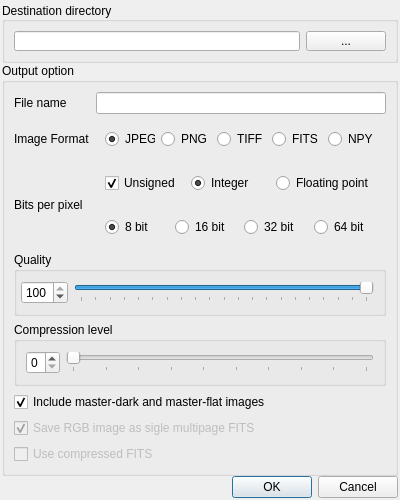
<?xml version="1.0" encoding="UTF-8"?>
<ui version="4.0">
 <author>Maurizio D'Addona</author>
 <class>SaveDialog</class>
 <widget class="QDialog" name="SaveDialog">
  <property name="enabled">
   <bool>true</bool>
  </property>
  <property name="geometry">
   <rect>
    <x>0</x>
    <y>0</y>
    <width>400</width>
    <height>500</height>
   </rect>
  </property>
  <property name="sizePolicy">
   <sizepolicy hsizetype="Minimum" vsizetype="Minimum">
    <horstretch>0</horstretch>
    <verstretch>0</verstretch>
   </sizepolicy>
  </property>
  <property name="minimumSize">
   <size>
    <width>400</width>
    <height>450</height>
   </size>
  </property>
  <property name="maximumSize">
   <size>
    <width>400</width>
    <height>500</height>
   </size>
  </property>
  <property name="windowTitle">
   <string>Save result image</string>
  </property>
  <layout class="QVBoxLayout" name="verticalLayout">
   <property name="spacing">
    <number>0</number>
   </property>
   <property name="margin">
    <number>2</number>
   </property>
   <item>
    <widget class="QGroupBox" name="horizontalGroupBox_2">
     <property name="sizePolicy">
      <sizepolicy hsizetype="Preferred" vsizetype="Minimum">
       <horstretch>0</horstretch>
       <verstretch>0</verstretch>
      </sizepolicy>
     </property>
     <property name="minimumSize">
      <size>
       <width>0</width>
       <height>10</height>
      </size>
     </property>
     <property name="title">
      <string>Destination directory</string>
     </property>
     <property name="alignment">
      <set>Qt::AlignLeading|Qt::AlignLeft|Qt::AlignVCenter</set>
     </property>
     <property name="flat">
      <bool>true</bool>
     </property>
     <property name="checkable">
      <bool>false</bool>
     </property>
     <layout class="QHBoxLayout" name="horizontalLayout_3">
      <item>
       <widget class="QLineEdit" name="lineEditDestDir"/>
      </item>
      <item>
       <widget class="QPushButton" name="pushButtonDestDir">
        <property name="text">
         <string>...</string>
        </property>
       </widget>
      </item>
     </layout>
    </widget>
   </item>
   <item>
    <widget class="QGroupBox" name="groupBox">
     <property name="sizePolicy">
      <sizepolicy hsizetype="Preferred" vsizetype="Expanding">
       <horstretch>0</horstretch>
       <verstretch>0</verstretch>
      </sizepolicy>
     </property>
     <property name="title">
      <string>Output option</string>
     </property>
     <property name="flat">
      <bool>false</bool>
     </property>
     <layout class="QVBoxLayout" name="verticalLayout_2">
      <item>
       <layout class="QGridLayout" name="gridLayout_2">
        <item row="2" column="1">
         <layout class="QVBoxLayout" name="verticalLayout_4">
          <item>
           <widget class="QWidget" name="widget_2" native="true">
            <layout class="QHBoxLayout" name="horizontalLayout_10">
             <item>
              <widget class="QCheckBox" name="checkBoxUnsigned">
               <property name="text">
                <string>Unsigned</string>
               </property>
               <property name="checked">
                <bool>true</bool>
               </property>
              </widget>
             </item>
             <item>
              <widget class="QRadioButton" name="radioButtonInt">
               <property name="text">
                <string>Integer</string>
               </property>
               <property name="checked">
                <bool>true</bool>
               </property>
               <property name="autoExclusive">
                <bool>true</bool>
               </property>
              </widget>
             </item>
             <item>
              <widget class="QRadioButton" name="radioButtonFloat">
               <property name="enabled">
                <bool>true</bool>
               </property>
               <property name="text">
                <string>Floating point </string>
               </property>
               <property name="autoExclusive">
                <bool>true</bool>
               </property>
              </widget>
             </item>
            </layout>
           </widget>
          </item>
          <item>
           <widget class="QWidget" name="widget_3" native="true">
            <layout class="QHBoxLayout" name="horizontalLayout_11">
             <item>
              <widget class="QRadioButton" name="radioButton8">
               <property name="text">
                <string>8 bit</string>
               </property>
               <property name="checked">
                <bool>true</bool>
               </property>
              </widget>
             </item>
             <item>
              <widget class="QRadioButton" name="radioButton16">
               <property name="enabled">
                <bool>true</bool>
               </property>
               <property name="text">
                <string>16 bit</string>
               </property>
              </widget>
             </item>
             <item>
              <widget class="QRadioButton" name="radioButton32">
               <property name="enabled">
                <bool>true</bool>
               </property>
               <property name="text">
                <string>32 bit</string>
               </property>
              </widget>
             </item>
             <item>
              <widget class="QRadioButton" name="radioButton64">
               <property name="enabled">
                <bool>true</bool>
               </property>
               <property name="text">
                <string>64 bit</string>
               </property>
              </widget>
             </item>
            </layout>
           </widget>
          </item>
         </layout>
        </item>
        <item row="0" column="1">
         <widget class="QLineEdit" name="lineEditFileName"/>
        </item>
        <item row="1" column="1">
         <widget class="QWidget" name="widget" native="true">
          <layout class="QHBoxLayout" name="horizontalLayout_9">
           <item>
            <widget class="QRadioButton" name="radioButtonJpeg">
             <property name="sizePolicy">
              <sizepolicy hsizetype="Minimum" vsizetype="Preferred">
               <horstretch>0</horstretch>
               <verstretch>0</verstretch>
              </sizepolicy>
             </property>
             <property name="text">
              <string>JPEG</string>
             </property>
             <property name="checked">
              <bool>true</bool>
             </property>
             <property name="autoExclusive">
              <bool>true</bool>
             </property>
            </widget>
           </item>
           <item>
            <widget class="QRadioButton" name="radioButtonPng">
             <property name="text">
              <string>PNG</string>
             </property>
            </widget>
           </item>
           <item>
            <widget class="QRadioButton" name="radioButtonTiff">
             <property name="sizePolicy">
              <sizepolicy hsizetype="Minimum" vsizetype="Preferred">
               <horstretch>0</horstretch>
               <verstretch>0</verstretch>
              </sizepolicy>
             </property>
             <property name="text">
              <string>TIFF</string>
             </property>
             <property name="checked">
              <bool>false</bool>
             </property>
             <property name="autoExclusive">
              <bool>true</bool>
             </property>
            </widget>
           </item>
           <item>
            <widget class="QRadioButton" name="radioButtonFits">
             <property name="sizePolicy">
              <sizepolicy hsizetype="Minimum" vsizetype="Preferred">
               <horstretch>0</horstretch>
               <verstretch>0</verstretch>
              </sizepolicy>
             </property>
             <property name="text">
              <string>FITS</string>
             </property>
             <property name="autoExclusive">
              <bool>true</bool>
             </property>
            </widget>
           </item>
           <item>
            <widget class="QRadioButton" name="radioButtonNumpy">
             <property name="text">
              <string>NPY</string>
             </property>
            </widget>
           </item>
          </layout>
         </widget>
        </item>
        <item row="0" column="0">
         <widget class="QLabel" name="label_3">
          <property name="sizePolicy">
           <sizepolicy hsizetype="Minimum" vsizetype="Preferred">
            <horstretch>0</horstretch>
            <verstretch>0</verstretch>
           </sizepolicy>
          </property>
          <property name="text">
           <string>File name</string>
          </property>
         </widget>
        </item>
        <item row="1" column="0">
         <widget class="QLabel" name="label">
          <property name="sizePolicy">
           <sizepolicy hsizetype="Minimum" vsizetype="Preferred">
            <horstretch>0</horstretch>
            <verstretch>0</verstretch>
           </sizepolicy>
          </property>
          <property name="text">
           <string>Image Format</string>
          </property>
         </widget>
        </item>
        <item row="2" column="0">
         <widget class="QLabel" name="label_2">
          <property name="sizePolicy">
           <sizepolicy hsizetype="Minimum" vsizetype="Preferred">
            <horstretch>0</horstretch>
            <verstretch>0</verstretch>
           </sizepolicy>
          </property>
          <property name="text">
           <string>Bits per pixel</string>
          </property>
         </widget>
        </item>
       </layout>
      </item>
      <item>
       <widget class="QGroupBox" name="groupBoxImageQuality">
        <property name="sizePolicy">
         <sizepolicy hsizetype="Preferred" vsizetype="Minimum">
          <horstretch>0</horstretch>
          <verstretch>0</verstretch>
         </sizepolicy>
        </property>
        <property name="title">
         <string>Quality</string>
        </property>
        <property name="flat">
         <bool>true</bool>
        </property>
        <layout class="QVBoxLayout" name="verticalLayout_3">
         <property name="leftMargin">
          <number>4</number>
         </property>
         <item>
          <layout class="QHBoxLayout" name="horizontalLayout">
           <item>
            <widget class="QSpinBox" name="spinBoxIQ">
             <property name="maximum">
              <number>100</number>
             </property>
             <property name="value">
              <number>100</number>
             </property>
            </widget>
           </item>
           <item>
            <widget class="QSlider" name="horizontalSliderIQ">
             <property name="maximum">
              <number>100</number>
             </property>
             <property name="value">
              <number>100</number>
             </property>
             <property name="orientation">
              <enum>Qt::Horizontal</enum>
             </property>
             <property name="invertedAppearance">
              <bool>false</bool>
             </property>
             <property name="invertedControls">
              <bool>false</bool>
             </property>
             <property name="tickPosition">
              <enum>QSlider::TicksBelow</enum>
             </property>
             <property name="tickInterval">
              <number>5</number>
             </property>
            </widget>
           </item>
          </layout>
         </item>
        </layout>
       </widget>
      </item>
      <item>
       <widget class="QGroupBox" name="groupBoxImageCompression">
        <property name="enabled">
         <bool>true</bool>
        </property>
        <property name="sizePolicy">
         <sizepolicy hsizetype="Preferred" vsizetype="Minimum">
          <horstretch>0</horstretch>
          <verstretch>0</verstretch>
         </sizepolicy>
        </property>
        <property name="title">
         <string>Compression level</string>
        </property>
        <property name="flat">
         <bool>true</bool>
        </property>
        <layout class="QVBoxLayout" name="verticalLayout_5">
         <item>
          <layout class="QHBoxLayout" name="horizontalLayout_2">
           <item>
            <widget class="QSpinBox" name="spinBoxIC">
             <property name="maximum">
              <number>9</number>
             </property>
            </widget>
           </item>
           <item>
            <widget class="QSlider" name="horizontalSliderIC">
             <property name="maximum">
              <number>9</number>
             </property>
             <property name="pageStep">
              <number>2</number>
             </property>
             <property name="orientation">
              <enum>Qt::Horizontal</enum>
             </property>
             <property name="tickPosition">
              <enum>QSlider::TicksBelow</enum>
             </property>
             <property name="tickInterval">
              <number>1</number>
             </property>
            </widget>
           </item>
          </layout>
         </item>
        </layout>
       </widget>
      </item>
      <item>
       <spacer name="verticalSpacer">
        <property name="orientation">
         <enum>Qt::Vertical</enum>
        </property>
        <property name="sizeHint" stdset="0">
         <size>
          <width>20</width>
          <height>0</height>
         </size>
        </property>
       </spacer>
      </item>
      <item>
       <widget class="QCheckBox" name="saveMastersCheckBox">
        <property name="text">
         <string>Include master-dark and master-flat images</string>
        </property>
        <property name="checked">
         <bool>true</bool>
        </property>
       </widget>
      </item>
      <item>
       <widget class="QCheckBox" name="rgbFitsCheckBox">
        <property name="enabled">
         <bool>false</bool>
        </property>
        <property name="text">
         <string>Save RGB image as sigle multipage FITS</string>
        </property>
        <property name="checkable">
         <bool>true</bool>
        </property>
        <property name="checked">
         <bool>true</bool>
        </property>
       </widget>
      </item>
      <item>
       <widget class="QCheckBox" name="comprFitsCheckBox">
        <property name="enabled">
         <bool>false</bool>
        </property>
        <property name="text">
         <string>Use compressed FITS</string>
        </property>
       </widget>
      </item>
     </layout>
    </widget>
   </item>
   <item>
    <widget class="QDialogButtonBox" name="buttonBox">
     <property name="orientation">
      <enum>Qt::Horizontal</enum>
     </property>
     <property name="standardButtons">
      <set>QDialogButtonBox::Cancel|QDialogButtonBox::Ok</set>
     </property>
    </widget>
   </item>
  </layout>
 </widget>
 <tabstops>
  <tabstop>lineEditDestDir</tabstop>
  <tabstop>pushButtonDestDir</tabstop>
  <tabstop>lineEditFileName</tabstop>
  <tabstop>radioButtonJpeg</tabstop>
  <tabstop>radioButtonPng</tabstop>
  <tabstop>radioButtonTiff</tabstop>
  <tabstop>radioButtonFits</tabstop>
  <tabstop>radioButtonInt</tabstop>
  <tabstop>radioButtonFloat</tabstop>
  <tabstop>radioButton8</tabstop>
  <tabstop>radioButton16</tabstop>
  <tabstop>radioButton32</tabstop>
  <tabstop>radioButton64</tabstop>
  <tabstop>rgbFitsCheckBox</tabstop>
  <tabstop>buttonBox</tabstop>
 </tabstops>
 <resources/>
 <connections>
  <connection>
   <sender>buttonBox</sender>
   <signal>accepted()</signal>
   <receiver>SaveDialog</receiver>
   <slot>accept()</slot>
   <hints>
    <hint type="sourcelabel">
     <x>242</x>
     <y>425</y>
    </hint>
    <hint type="destinationlabel">
     <x>157</x>
     <y>267</y>
    </hint>
   </hints>
  </connection>
  <connection>
   <sender>buttonBox</sender>
   <signal>rejected()</signal>
   <receiver>SaveDialog</receiver>
   <slot>reject()</slot>
   <hints>
    <hint type="sourcelabel">
     <x>310</x>
     <y>425</y>
    </hint>
    <hint type="destinationlabel">
     <x>286</x>
     <y>267</y>
    </hint>
   </hints>
  </connection>
  <connection>
   <sender>spinBoxIQ</sender>
   <signal>valueChanged(int)</signal>
   <receiver>horizontalSliderIQ</receiver>
   <slot>setValue(int)</slot>
   <hints>
    <hint type="sourcelabel">
     <x>72</x>
     <y>255</y>
    </hint>
    <hint type="destinationlabel">
     <x>87</x>
     <y>253</y>
    </hint>
   </hints>
  </connection>
  <connection>
   <sender>horizontalSliderIQ</sender>
   <signal>valueChanged(int)</signal>
   <receiver>spinBoxIQ</receiver>
   <slot>setValue(int)</slot>
   <hints>
    <hint type="sourcelabel">
     <x>87</x>
     <y>252</y>
    </hint>
    <hint type="destinationlabel">
     <x>60</x>
     <y>252</y>
    </hint>
   </hints>
  </connection>
  <connection>
   <sender>spinBoxIC</sender>
   <signal>valueChanged(int)</signal>
   <receiver>horizontalSliderIC</receiver>
   <slot>setValue(int)</slot>
   <hints>
    <hint type="sourcelabel">
     <x>72</x>
     <y>325</y>
    </hint>
    <hint type="destinationlabel">
     <x>89</x>
     <y>324</y>
    </hint>
   </hints>
  </connection>
  <connection>
   <sender>horizontalSliderIC</sender>
   <signal>valueChanged(int)</signal>
   <receiver>spinBoxIC</receiver>
   <slot>setValue(int)</slot>
   <hints>
    <hint type="sourcelabel">
     <x>85</x>
     <y>321</y>
    </hint>
    <hint type="destinationlabel">
     <x>72</x>
     <y>325</y>
    </hint>
   </hints>
  </connection>
 </connections>
</ui>
